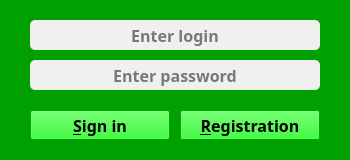
<?xml version="1.0" encoding="UTF-8"?>
<ui version="4.0">
 <class>MainWindow</class>
 <widget class="QMainWindow" name="MainWindow">
  <property name="geometry">
   <rect>
    <x>0</x>
    <y>0</y>
    <width>350</width>
    <height>160</height>
   </rect>
  </property>
  <property name="minimumSize">
   <size>
    <width>350</width>
    <height>160</height>
   </size>
  </property>
  <property name="maximumSize">
   <size>
    <width>350</width>
    <height>160</height>
   </size>
  </property>
  <property name="windowTitle">
   <string>Autorization</string>
  </property>
  <property name="windowIcon">
   <iconset>
    <normaloff>../../../../../Users/vikto/.vscode/MyWork/SQL_sign/Autorization/sign in.png</normaloff>../../../../../Users/vikto/.vscode/MyWork/SQL_sign/Autorization/sign in.png</iconset>
  </property>
  <property name="styleSheet">
   <string notr="true">background-color: rgb(0, 160, 0);</string>
  </property>
  <widget class="QWidget" name="centralwidget">
   <widget class="QLineEdit" name="lineEdit_login">
    <property name="geometry">
     <rect>
      <x>30</x>
      <y>20</y>
      <width>290</width>
      <height>30</height>
     </rect>
    </property>
    <property name="font">
     <font>
      <family>MS Gothic</family>
      <pointsize>12</pointsize>
      <weight>75</weight>
      <bold>true</bold>
     </font>
    </property>
    <property name="layoutDirection">
     <enum>Qt::LeftToRight</enum>
    </property>
    <property name="styleSheet">
     <string notr="true">border-radius: 5px;
background-color: rgb(240, 240, 240);</string>
    </property>
    <property name="text">
     <string/>
    </property>
    <property name="maxLength">
     <number>30</number>
    </property>
    <property name="alignment">
     <set>Qt::AlignCenter</set>
    </property>
    <property name="placeholderText">
     <string>Enter login</string>
    </property>
   </widget>
   <widget class="QLineEdit" name="lineEdit_password">
    <property name="geometry">
     <rect>
      <x>30</x>
      <y>60</y>
      <width>290</width>
      <height>30</height>
     </rect>
    </property>
    <property name="font">
     <font>
      <family>MS Gothic</family>
      <pointsize>12</pointsize>
      <weight>75</weight>
      <bold>true</bold>
     </font>
    </property>
    <property name="layoutDirection">
     <enum>Qt::LeftToRight</enum>
    </property>
    <property name="styleSheet">
     <string notr="true">border-radius: 5px;
background-color: rgb(240, 240, 240);</string>
    </property>
    <property name="text">
     <string/>
    </property>
    <property name="maxLength">
     <number>16</number>
    </property>
    <property name="echoMode">
     <enum>QLineEdit::Password</enum>
    </property>
    <property name="alignment">
     <set>Qt::AlignCenter</set>
    </property>
    <property name="placeholderText">
     <string>Enter password</string>
    </property>
   </widget>
   <widget class="QPushButton" name="btn_sign">
    <property name="geometry">
     <rect>
      <x>30</x>
      <y>110</y>
      <width>140</width>
      <height>30</height>
     </rect>
    </property>
    <property name="font">
     <font>
      <family>MS Gothic</family>
      <pointsize>12</pointsize>
      <weight>75</weight>
      <italic>false</italic>
      <bold>true</bold>
     </font>
    </property>
    <property name="styleSheet">
     <string notr="true">background-color: rgb(0, 240, 0);</string>
    </property>
    <property name="text">
     <string>&amp;Sign in</string>
    </property>
   </widget>
   <widget class="QPushButton" name="btn_registration">
    <property name="geometry">
     <rect>
      <x>180</x>
      <y>110</y>
      <width>140</width>
      <height>30</height>
     </rect>
    </property>
    <property name="font">
     <font>
      <family>MS Gothic</family>
      <pointsize>12</pointsize>
      <weight>75</weight>
      <bold>true</bold>
     </font>
    </property>
    <property name="styleSheet">
     <string notr="true">background-color: rgb(0, 240, 0);</string>
    </property>
    <property name="text">
     <string>&amp;Registration</string>
    </property>
   </widget>
  </widget>
 </widget>
 <resources/>
 <connections/>
</ui>
